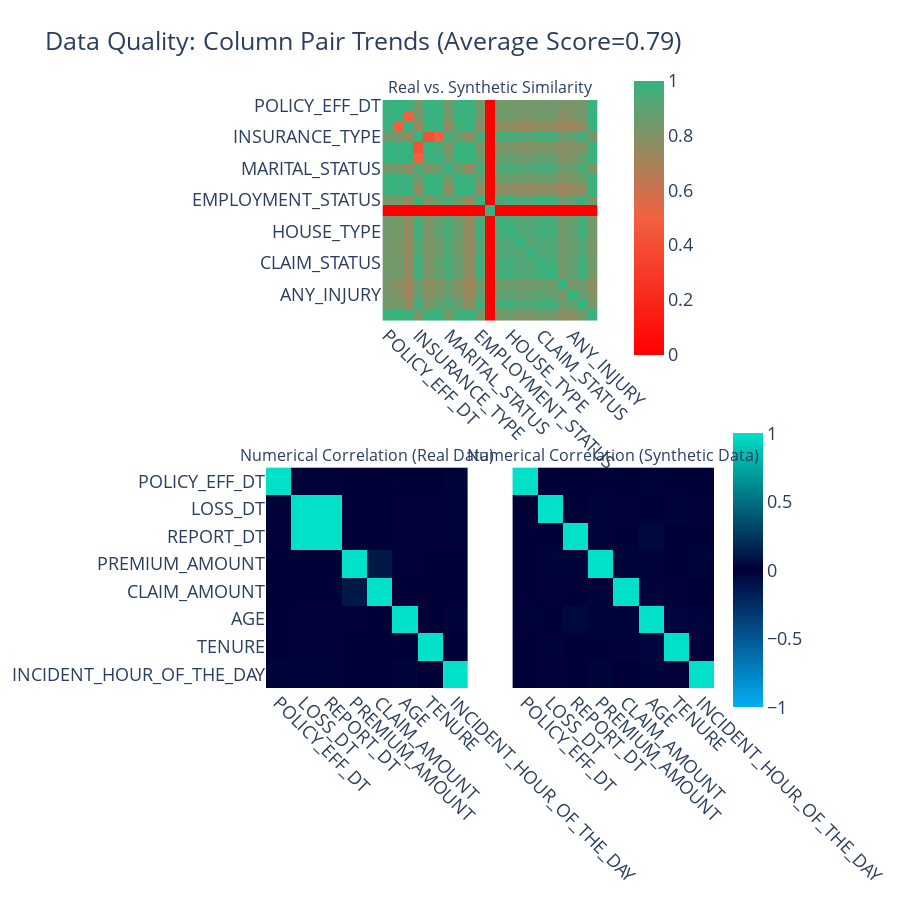

Notebook code for this chart:
### Code cell
quality_report.get_visualization(property_name='Column Pair Trends')

### Figure 1 — Plotly figure (JSON) as saved in the notebook; plotly's stock layout.template omitted (floating-point values rounded to 4 significant figures; data arrays with more than 128 entries replaced by an {"elided": "..."} marker saying what was removed)
{"data": [{"coloraxis": "coloraxis", "hovertemplate": "<b>Column Pair</b><br>(%{x},%{y})<br><br>Similarity: %{z}<extra></extra>", "type": "heatmap", "x": ["POLICY_EFF_DT", "LOSS_DT", "REPORT_DT", "INSURANCE_TYPE", "PREMIUM_AMOUNT", "CLAIM_AMOUNT", "MARITAL_STATUS", "AGE", "TENURE", "EMPLOYMENT_STATUS", "NO_OF_FAMILY_MEMBERS", "RISK_SEGMENTATION", "HOUSE_TYPE", "SOCIAL_CLASS", "CUSTOMER_EDUCATION_LEVEL", "CLAIM_STATUS", "INCIDENT_SEVERITY", "AUTHORITY_CONTACTED", "ANY_INJURY", "POLICE_REPORT_AVAILABLE", "INCIDENT_HOUR_OF_THE_DAY"], "xaxis": "x", "y": ["POLICY_EFF_DT", "LOSS_DT", "REPORT_DT", "INSURANCE_TYPE", "PREMIUM_AMOUNT", "CLAIM_AMOUNT", "MARITAL_STATUS", "AGE", "TENURE", "EMPLOYMENT_STATUS", "NO_OF_FAMILY_MEMBERS", "RISK_SEGMENTATION", "HOUSE_TYPE", "SOCIAL_CLASS", "CUSTOMER_EDUCATION_LEVEL", "CLAIM_STATUS", "INCIDENT_SEVERITY", "AUTHORITY_CONTACTED", "ANY_INJURY", "POLICE_REPORT_AVAILABLE", "INCIDENT_HOUR_OF_THE_DAY"], "yaxis": "y", "z": {"elided": "21x21 float values"}}, {"coloraxis": "coloraxis2", "customdata": [[1, 0.002, 0.01, -0.003, 0.007, -0.018, -0.005, 0.006], [0.002, 1, 0.003, 0.018, -0.014, 0.009, 0.017, -0.013], [0.01, 0.003, 1, 0.015, -0.006, 0.04, -0.005, 0.008], [-0.003, 0.018, 0.015, 1, 0.017, -0.016, 0.006, 0.023], [0.007, -0.014, -0.006, 0.017, 1, -0.025, -0.011, 0.002], [-0.018, 0.009, 0.04, -0.016, -0.025, 1, -0.035, -0.023], [-0.005, 0.017, -0.005, 0.006, -0.011, -0.035, 1, -0.014], [0.006, -0.013, 0.008, 0.023, 0.002, -0.023, -0.014, 1]], "hovertemplate": "<b>Correlation</b><br>(%{x},%{y})<br><br>Synthetic: %{z}<br>(vs. Real: %{customdata})<extra></extra>", "type": "heatmap", "x": ["POLICY_EFF_DT", "LOSS_DT", "REPORT_DT", "PREMIUM_AMOUNT", "CLAIM_AMOUNT", "AGE", "TENURE", "INCIDENT_HOUR_OF_THE_DAY"], "xaxis": "x2", "y": ["POLICY_EFF_DT", "LOSS_DT", "REPORT_DT", "PREMIUM_AMOUNT", "CLAIM_AMOUNT", "AGE", "TENURE", "INCIDENT_HOUR_OF_THE_DAY"], "yaxis": "y2", "z": [[1, -0.01, -0.01, -0.002, 0.001, 0.005, 0.005, 0.02], [-0.01, 1, 1, 0.01, 0.003, -0.013, -0.014, -0.016], [-0.01, 1, 1, 0.01, 0.003, -0.013, -0.014, -0.016], [-0.002, 0.01, 0.01, 1, 0.109, -0.012, 0.006, 0.003], [0.001, 0.003, 0.003, 0.109, 1, -0.002, -0.002, -0.004], [0.005, -0.013, -0.013, -0.012, -0.002, 1, -0.005, 0.019], [0.005, -0.014, -0.014, 0.006, -0.002, -0.005, 1, -0.002], [0.02, -0.016, -0.016, 0.003, -0.004, 0.019, -0.002, 1]]}, {"coloraxis": "coloraxis2", "customdata": [[1, -0.01, -0.01, -0.002, 0.001, 0.005, 0.005, 0.02], [-0.01, 1, 1, 0.01, 0.003, -0.013, -0.014, -0.016], [-0.01, 1, 1, 0.01, 0.003, -0.013, -0.014, -0.016], [-0.002, 0.01, 0.01, 1, 0.109, -0.012, 0.006, 0.003], [0.001, 0.003, 0.003, 0.109, 1, -0.002, -0.002, -0.004], [0.005, -0.013, -0.013, -0.012, -0.002, 1, -0.005, 0.019], [0.005, -0.014, -0.014, 0.006, -0.002, -0.005, 1, -0.002], [0.02, -0.016, -0.016, 0.003, -0.004, 0.019, -0.002, 1]], "hovertemplate": "<b>Correlation</b><br>(%{x},%{y})<br><br>Synthetic: %{z}<br>(vs. Real: %{customdata})<extra></extra>", "type": "heatmap", "x": ["POLICY_EFF_DT", "LOSS_DT", "REPORT_DT", "PREMIUM_AMOUNT", "CLAIM_AMOUNT", "AGE", "TENURE", "INCIDENT_HOUR_OF_THE_DAY"], "xaxis": "x3", "y": ["POLICY_EFF_DT", "LOSS_DT", "REPORT_DT", "PREMIUM_AMOUNT", "CLAIM_AMOUNT", "AGE", "TENURE", "INCIDENT_HOUR_OF_THE_DAY"], "yaxis": "y3", "z": [[1, 0.002, 0.01, -0.003, 0.007, -0.018, -0.005, 0.006], [0.002, 1, 0.003, 0.018, -0.014, 0.009, 0.017, -0.013], [0.01, 0.003, 1, 0.015, -0.006, 0.04, -0.005, 0.008], [-0.003, 0.018, 0.015, 1, 0.017, -0.016, 0.006, 0.023], [0.007, -0.014, -0.006, 0.017, 1, -0.025, -0.011, 0.002], [-0.018, 0.009, 0.04, -0.016, -0.025, 1, -0.035, -0.023], [-0.005, 0.017, -0.005, 0.006, -0.011, -0.035, 1, -0.014], [0.006, -0.013, 0.008, 0.023, 0.002, -0.023, -0.014, 1]]}], "layout": {"annotations": [{"font": {"size": 16}, "showarrow": false, "text": "Real vs. Synthetic Similarity", "x": 0.5, "xanchor": "center", "xref": "paper", "y": 1, "yanchor": "bottom", "yref": "paper"}, {"font": {"size": 16}, "showarrow": false, "text": "Numerical Correlation (Real Data)", "x": 0.225, "xanchor": "center", "xref": "paper", "y": 0.375, "yanchor": "bottom", "yref": "paper"}, {"font": {"size": 16}, "showarrow": false, "text": "Numerical Correlation (Synthetic Data)", "x": 0.775, "xanchor": "center", "xref": "paper", "y": 0.375, "yanchor": "bottom", "yref": "paper"}], "coloraxis": {"cmax": 1, "cmin": 0, "colorbar": {"len": 0.5, "x": 0.8, "y": 0.8}, "colorscale": [[0, "#FF0000"], [0.5, "#F16141"], [1, "#36B37E"]]}, "coloraxis2": {"cmax": 1, "cmin": -1, "colorbar": {"len": 0.5, "y": 0.2}, "colorscale": [[0, "#03AFF1"], [0.5, "#000036"], [1, "#01E0C9"]]}, "font": {"size": 18}, "height": 900, "title": {"text": "Data Quality: Column Pair Trends (Average Score=0.79)"}, "width": 900, "xaxis": {"anchor": "y", "domain": [0.26, 0.74], "tickangle": 45}, "xaxis2": {"anchor": "y2", "domain": [0, 0.45], "tickangle": 45}, "xaxis3": {"anchor": "y3", "domain": [0.55, 1], "matches": "x2", "tickangle": 45}, "yaxis": {"anchor": "x", "autorange": "reversed", "domain": [0.625, 1]}, "yaxis2": {"anchor": "x2", "autorange": "reversed", "domain": [0, 0.375]}, "yaxis3": {"anchor": "x3", "autorange": "reversed", "domain": [0, 0.375], "matches": "y2", "visible": false}}}
